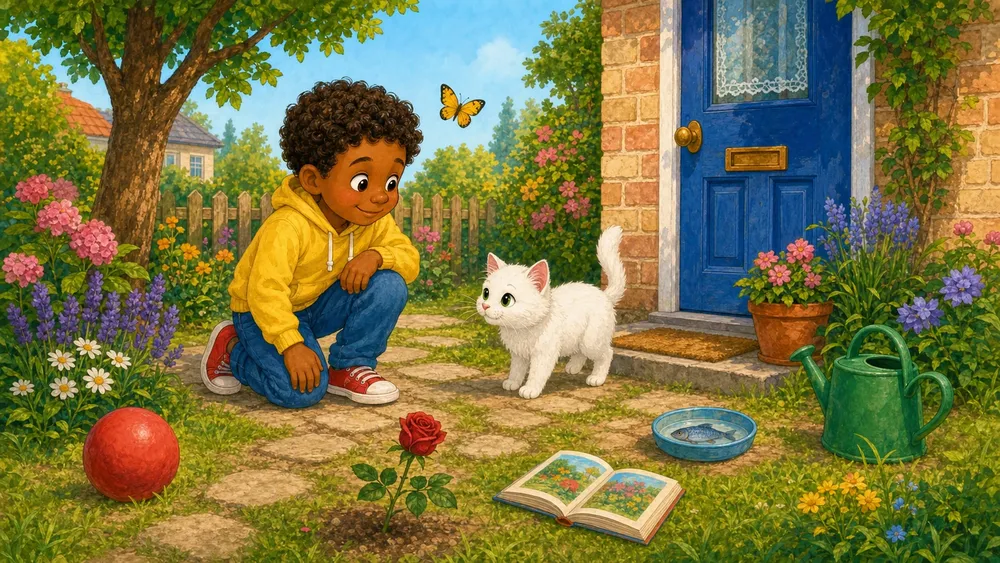
#> input picture assets/games/jef-poes-zoekplaat.webp, 1000 x 563 px, shrunk from 1672 x 941 before the run
$ python generate-builder-stickers.py
#> lines starting #> are read from the running program, lines starting #| are printed output that depends on the picture
from pathlib import Path
import re

from PIL import Image


ROOT = Path(__file__).resolve().parents[1]
OUT = ROOT / "assets" / "builder-stickers"


def safe_name(value: str) -> str:
    return re.sub(r"[^a-z0-9_-]+", "-", value.lower()).strip("-")


def crop_stickers(image_path: str, tasks: list[tuple[str, float, float, float, float]]) -> None:
#> called with image_path = 'assets/games/jef-poes-zoekplaat.webp'
    source = ROOT / image_path
    image = Image.open(source).convert("RGB")
#> image is the input picture: PIL image 1000x563 RGB; mean R, G, B 122.2, 117.5, 67.4
    width, height = image.size
#> width = 1000; height = 563
    folder = OUT / safe_name(source.stem)
    folder.mkdir(parents=True, exist_ok=True)

    for target, x, y, w, h in tasks:
        left = max(0, round(width * x / 100))
        top = max(0, round(height * y / 100))
        right = min(width, round(width * (x + w) / 100))
        bottom = min(height, round(height * (y + h) / 100))
        crop = image.crop((left, top, right, bottom))
        crop.save(folder / f"{safe_name(target)}.webp", "WEBP", quality=92, method=6)
#> this loop made 6 passes
#> pass 1, in crop_stickers, `crop = image.crop((left, top, right, bottom))`:
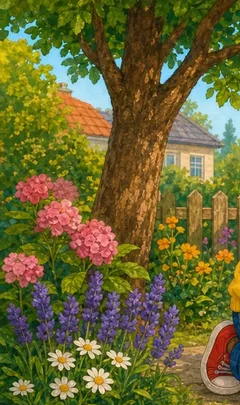
#> crop: PIL image 240x405 RGB; mean R, G, B 107.8, 102.6, 50.7
#> pass 2, in crop_stickers, `crop = image.crop((left, top, right, bottom))`:
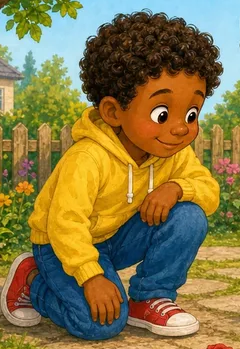
#> crop: PIL image 240x349 RGB; mean R, G, B 135.5, 120.1, 69.8
#> pass 3, in crop_stickers, `crop = image.crop((left, top, right, bottom))`:
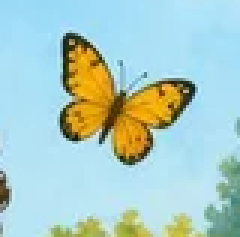
#> crop: PIL image 80x79 RGB (shown 3 times larger); mean R, G, B 171.1, 204.6, 199.2
#> after the loop:
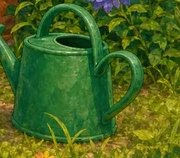
#> crop: PIL image 180x158 RGB; mean R, G, B 72.3, 102.7, 32.2


for html_path in ROOT.glob("spelletjes_*.html"):
    text = html_path.read_text(encoding="utf-8")
    config = re.search(
        r'window\.BONUS_MISSION=\{.*?image:"([^"]+)".*?tasks:\[(.*?)\]\};',
        text,
        re.S,
    )
    if not config:
        continue
    image_path, task_block = config.groups()
    tasks = [
        (target, float(x), float(y), float(w), float(h))
        for target, x, y, w, h in re.findall(
            r'\{target:"([^"]+)".*?x:([\d.]+),y:([\d.]+),w:([\d.]+),h:([\d.]+)\}',
            task_block,
        )
    ]
    crop_stickers(image_path, tasks)


crop_stickers(
    "assets/games/jef-poes-zoekplaat.webp",
    [
        ("boom", 0, 0, 24, 72),
        ("jef", 20, 12, 24, 62),
        ("vlinder", 42, 13, 8, 14),
        ("poes", 46, 40, 20, 34),
        ("deur", 65, 0, 24, 59),
        ("gieter", 81, 57, 18, 28),
    ],
)

print(f"Beeldstukken gemaakt in {OUT}")
